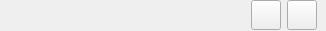
             <widget class="QWidget" name="widget_4" native="true">
              <property name="sizePolicy">
               <sizepolicy hsizetype="Preferred" vsizetype="Fixed">
                <horstretch>0</horstretch>
                <verstretch>0</verstretch>
               </sizepolicy>
              </property>
              <property name="minimumSize">
               <size>
                <width>0</width>
                <height>31</height>
               </size>
              </property>
              <property name="maximumSize">
               <size>
                <width>16777215</width>
                <height>31</height>
               </size>
              </property>
              <widget class="QToolButton" name="add_btn">
               <property name="geometry">
                <rect>
                 <x>251</x>
                 <y>0</y>
                 <width>30</width>
                 <height>30</height>
                </rect>
               </property>
               <property name="minimumSize">
                <size>
                 <width>30</width>
                 <height>30</height>
                </size>
               </property>
               <property name="maximumSize">
                <size>
                 <width>30</width>
                 <height>30</height>
                </size>
               </property>
               <property name="text">
                <string/>
               </property>
               <property name="autoRaise">
                <bool>false</bool>
               </property>
              </widget>
              <widget class="QToolButton" name="delete_btn">
               <property name="geometry">
                <rect>
                 <x>287</x>
                 <y>0</y>
                 <width>30</width>
                 <height>30</height>
                </rect>
               </property>
               <property name="minimumSize">
                <size>
                 <width>30</width>
                 <height>30</height>
                </size>
               </property>
               <property name="maximumSize">
                <size>
                 <width>30</width>
                 <height>30</height>
                </size>
               </property>
               <property name="text">
                <string/>
               </property>
               <property name="autoRaise">
                <bool>false</bool>
               </property>
              </widget>
              <widget class="QLabel" name="current_pip_label">
               <property name="geometry">
                <rect>
                 <x>10</x>
                 <y>4</y>
                 <width>241</width>
                 <height>22</height>
                </rect>
               </property>
               <property name="minimumSize">
                <size>
                 <width>130</width>
                 <height>0</height>
                </size>
               </property>
               <property name="maximumSize">
                <size>
                 <width>250</width>
                 <height>16777215</height>
                </size>
               </property>
               <property name="font">
                <font>
                 <family>Candara</family>
                 <pointsize>11</pointsize>
                 <weight>50</weight>
                 <bold>false</bold>
                </font>
               </property>
               <property name="styleSheet">
                <string notr="true">margin-left : 20px</string>
               </property>
               <property name="text">
                <string/>
               </property>
               <property name="alignment">
                <set>Qt::AlignLeading|Qt::AlignLeft|Qt::AlignVCenter</set>
               </property>
              </widget>
              <zorder>delete_btn</zorder>
              <zorder>current_pip_label</zorder>
              <zorder>add_btn</zorder>
             </widget>
